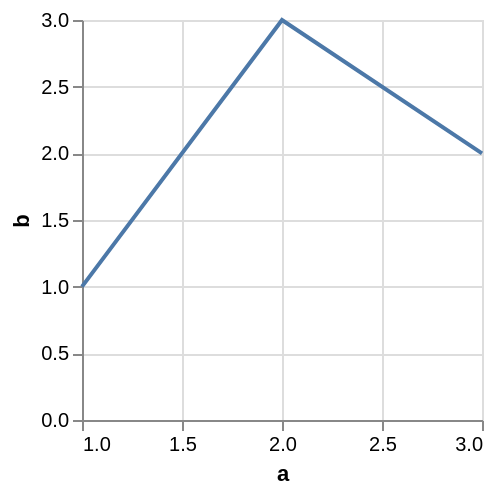

The specification (Vega-Lite) saved for this image:
### Vega specification from a JSON file in a GitHub repository (floating-point values rounded to 4 significant figures)
{"$schema": "https://vega.github.io/schema/vega/v5.json", "background": "white", "padding": 5, "width": 200, "height": 200, "style": "cell", "data": [{"name": "df", "values": [{"a": 1, "b": 1}, {"a": 2, "b": 3}, {"a": 3, "b": 2}]}, {"name": "data_0", "source": "df", "transform": [{"type": "formula", "expr": "toNumber(datum[\"a\"])", "as": "a"}]}], "marks": [{"name": "layer_0_layer_0_layer_0_marks", "type": "line", "style": ["line"], "sort": {"field": "datum[\"a\"]"}, "from": {"data": "data_0"}, "encode": {"update": {"stroke": {"value": "#4c78a8"}, "description": {"signal": "\"a: \" + (format(datum[\"a\"], \"\")) + \"; b: \" + (format(datum[\"b\"], \"\"))"}, "x": {"scale": "x", "field": "a"}, "y": {"scale": "y", "field": "b"}, "defined": {"signal": "isValid(datum[\"a\"]) && isFinite(+datum[\"a\"]) && isValid(datum[\"b\"]) && isFinite(+datum[\"b\"])"}}}}], "scales": [{"name": "x", "type": "linear", "domain": {"data": "data_0", "field": "a"}, "range": [0, {"signal": "width"}], "nice": true, "zero": false}, {"name": "y", "type": "linear", "domain": {"data": "data_0", "field": "b"}, "range": [{"signal": "height"}, 0], "nice": true, "zero": true}], "axes": [{"scale": "x", "orient": "bottom", "gridScale": "y", "grid": true, "tickCount": {"signal": "ceil(width/40)"}, "domain": false, "labels": false, "aria": false, "maxExtent": 0, "minExtent": 0, "ticks": false, "zindex": 0}, {"scale": "y", "orient": "left", "gridScale": "x", "grid": true, "tickCount": {"signal": "ceil(height/40)"}, "domain": false, "labels": false, "aria": false, "maxExtent": 0, "minExtent": 0, "ticks": false, "zindex": 0}, {"scale": "x", "orient": "bottom", "grid": false, "title": "a", "labelFlush": true, "labelOverlap": true, "tickCount": {"signal": "ceil(width/40)"}, "zindex": 0}, {"scale": "y", "orient": "left", "grid": false, "title": "b", "labelOverlap": true, "tickCount": {"signal": "ceil(height/40)"}, "zindex": 0}], "config": {"style": {"guide-label": {"font": "\"Liberation Sans\", sans-serif"}, "guide-title": {"font": "\"Liberation Sans\", sans-serif"}}}}
